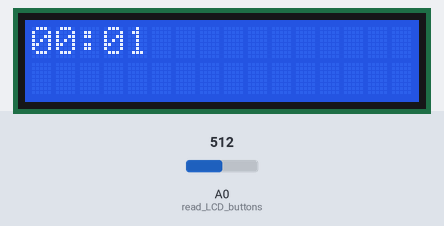
Bench run of a sketch on a simulated Arduino Uno, built with avr-gcc and run on an emulated ATmega328P. Parts: 16×2 character LCD. The test bench sets the inputs (shaded band); at power-on: A0 (read_LCD_buttons) = 512.

Above: at 0.2 s.
1.3 s: A0 (read_LCD_buttons) set to 430
At 4.1 s:
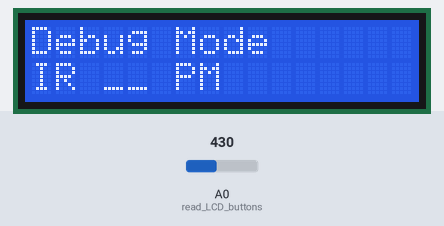
6.9 s: A0 (read_LCD_buttons) set to 456
At 8.26 s:
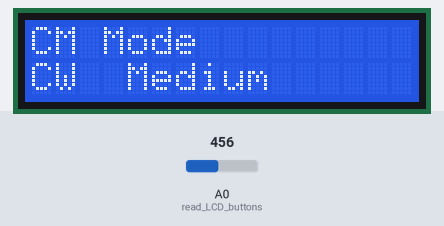
9.6 s: A0 (read_LCD_buttons) set to 306
At 11.0 s:
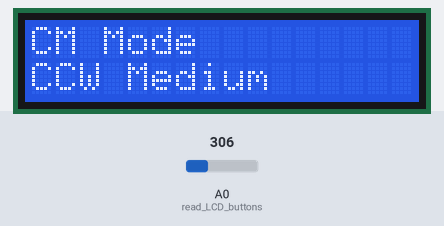
11.8 s: A0 (read_LCD_buttons) set to 280
At 13.5 s:
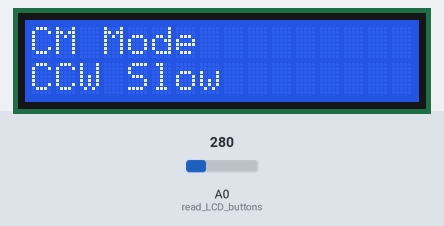
13.8 s: A0 (read_LCD_buttons) set to 146
15.6 s: A0 (read_LCD_buttons) set to 129
At 17.7 s:
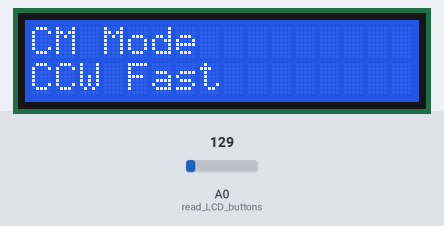
Timing chart, 0 to 18.9 s (numbered marks = the images above; inputs shaded):
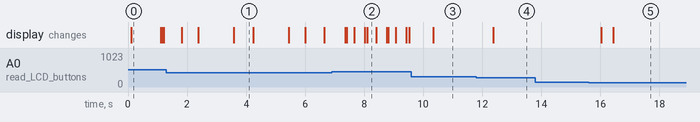

Measured:
- the behaviour switches between 439 and 440 on A0 (read_LCD_buttons) (found by bisection; images 1 and 2)
- the behaviour switches between 140 and 139 on A0 (read_LCD_buttons) (found by bisection; images 4 and 5)
- after the input at 1.3 s, the display: first changes after 0.52 s (image 1 shows a later state)
- after the input at 6.9 s, the display: first changes after 0.45 s (image 2 shows a later state)
- after the input at 9.6 s, the display: changes after 0.74 s (image 3)
- after the input at 11.8 s, the display: changes after 0.57 s (image 4)
- after the input at 13.8 s, every drawn part: stays the same
- after the input at 15.6 s, the display: first changes after 0.43 s (image 5 shows a later state)

The sketch:

Arduino_Project_Actuation___Sensing.ino
```cpp
// Subject: 48623 – Mechatronics 2
// Assessment 2 - Actuation & Sensing
// Student Name: Jeremy Myers
// Student Number:

// include the library code:
#include <LiquidCrystal.h>
#include <Stepper.h>
#include <avr/io.h>


// initialize the library with the numbers of the interface pins
LiquidCrystal lcd(8, 9, 4, 5, 6, 7);
volatile int counter = 0;
// define some values used by the panel and buttons
int lcd_key = 0;
#define btnUP 0
#define btnDOWN 1
#define btnRIGHT 2
#define btnLEFT 3
#define btnSELECT 4
#define btnNONE 5

#define modeStart 10
#define modeDebug 20
#define modeIR 30
#define modeCM 40
#define modePM 50
#define MOTOR_START 60
int currentMode = 10;

int MOTOR_SPEED = 1;
int MOTOR_DIR = 0;
int MOTOR_ANGLE = 0;
const int STEP_PER_REV = 2038; //full step of 28BYJ-48 Stepper Motor
Stepper myStepper = Stepper(STEP_PER_REV, 13, 11, 12, 3); //Third pin goes in 2nd spot

unsigned long previousCounter = counter;
bool blink = true;
int SELECTION = 1;
int CM_SELECT = 1;

void setup() {
  // TIMER 1 for interrupt frequency 1 Hz:
  cli(); // stop interrupts noInterrupts()
  TCCR1A = 0; // set entire TCCR1A register to 0
  TCCR1B = 0; // same for TCCR1B
  TCNT1  = 0; // initialize counter value to 0
  // Set Compare Match register for 1 Hz increments
  OCR1A = 62499; // = 16000000 / (256 * 1) - 1 (must be <65536)
  // Turn on Clear Timer on Compare Match (CTC) mode
  TCCR1B |= (1 << WGM12);
  // Set CS12, CS11 and CS10 bits for 256 prescaler
  TCCR1B |= (1 << CS12) | (0 << CS11) | (0 << CS10);
  // enable timer compare interrupt
  TIMSK1 |= (1 << OCIE1A);
  sei(); // allow interrupts interrupts()

  // set up the LCD's number of columns and rows:
  lcd.begin(16, 2);
  Serial.begin(9600);
  lcd.setCursor(0,0);
  lcd.print("00:00");
}

ISR(TIMER1_COMPA_vect)        // interrupt service routine
{
  counter++;
}

void loop() {
  lcd.setCursor(0,1);
  lcd_key = read_LCD_buttons();
  switch(currentMode) {
    case modeStart:
      startMode(counter);
      delay(250);
      break;
    case modeDebug:
      debugMode();
      delay(250);
      break;
    case modeIR:
      irMode();
      delay(250);
      break;
    case modeCM:
      cmMode();
      delay(250);
      break;
     case MOTOR_START:
      cmStart();
      delay(250);
      break;
    case modePM:
      pmMode();
      delay(250);
      break;
  }
}


//// START MODE ////
void startMode(int counter) {
  printClock(counter);
  delay(1000);
  lcd.setCursor(0,1);
  lcd.print("13036379");
  if(read_LCD_buttons() == btnSELECT) {
    currentMode = modeDebug;
    debugMode();
    delay(100);
  }
}

void printClock(int counter){
    int seconds, minutes = 0;
    seconds = counter % 60;
    minutes = counter / 60;
    printMinutes(minutes);
    printSeconds(seconds);
}

void printSeconds(int seconds){
  lcd.setCursor(2,0);
  lcd.print(":");
  if(seconds < 10){
    lcd.print("0");
    lcd.print(seconds);
  }
  else{
    lcd.print(seconds);
  }
}

void printMinutes(int minutes){
  lcd.setCursor(1,0);
  lcd.print(minutes);
  if(minutes > 10){
    lcd.setCursor(0,0);
    lcd.print(minutes);
  }
}

/// DEBUG MODE ///
void debugMode(){
  lcd.setCursor(0,0);
  lcd.print("Debug Mode");
  lcd.setCursor(0,1);
  if (counter != previousCounter){
    blink = !blink;
    previousCounter = counter;
  }
  delay(50);//debounce

  switch(SELECTION) {
    case 1:
      if (blink) {
        lcd.print("IR CM PM");
      } else {
        lcd.print("__ CM PM");
      }
      break;
    case 2:
      if (blink) {
        lcd.print("IR CM PM");
      } else {
        lcd.print("IR __ PM");
      }
      break;
    case 3:
      if (blink) {
        lcd.print("IR CM PM");
      } else {
        lcd.print("IR CM __");
      }
      break;
  }

  SELECTION = menuScroller(SELECTION, 3);
  if(read_LCD_buttons() == btnLEFT && SELECTION == 1) {
    SELECTION += 2;
    delay(100);
  }

  if(read_LCD_buttons() == btnRIGHT && SELECTION == 3) {
    SELECTION -= 2;
    delay(100);
  }
  if(read_LCD_buttons() == btnSELECT){
    currentMode = menuSelect(currentMode, SELECTION);
  }
}

int menuSelect(int currentMode, int slection){
  //Selecting specific mode
  if(SELECTION == 1) {
    currentMode = modeIR;
    delay(100);
  }

  if(SELECTION == 2) {
    currentMode = modeCM;
    SELECTION -= 1;
    delay(100);
  }

  if(SELECTION == 3) {
    currentMode = modePM;
    SELECTION -= 2;
    lcd.clear();
    delay(100);
  }

   return currentMode;
}

//// IR MODE ////
void irMode() {
  int val;
  val = analogRead(1);
  delay(500);
  lcd.setCursor(0,0);
  lcd.print("IR Mode    ");
  lcd.setCursor(0,1);
  lcd.print("0.00 mm     ");
  if(distConversion(val) >20 && distConversion(val) < 150){
    lcd.setCursor(0,1);
    lcd.print(distConversion(val));
    lcd.print("cm    ");
  }
  if(distConversion(val) < 20){
    lcd.setCursor(0,1);
    lcd.print("To Close    ");
  }
  else if(distConversion(val) > 150){
    lcd.setCursor(0,1);
    lcd.print("Out Of Range    ");
  }

  if(read_LCD_buttons() == btnSELECT){
    currentMode = modeDebug;
    lcd.clear();
    delay(100);
  }
}

int distConversion(int value){
    int irDistance;
    float b = -1.001;
    irDistance = 12814 * pow(value, b);
    return irDistance;
}

//// CM MODE ////
void cmMode() {
  lcd.setCursor(0,0);
  lcd.print("CM Mode    ");
  lcd.setCursor(0,1);
  if (counter != previousCounter){
    blink = !blink;
    previousCounter = counter;
  }
  delay(50);//debounce

  switch(CM_SELECT) {
    case 1:
      if (blink) {
        lcd.print("Start Exit");
      } else {
        lcd.print("_____ Exit");
      }
      break;
    case 2:
      if (blink) {
        lcd.print("Start Exit");
      } else {
        lcd.print("Start ____");
      }
      break;
  }

  CM_SELECT = menuScroller(CM_SELECT, 2);
  if(read_LCD_buttons() == btnLEFT && CM_SELECT == 1){
    CM_SELECT += 1;
  }
  if(read_LCD_buttons() == btnRIGHT && CM_SELECT == 2){
    CM_SELECT -= 1;
  }
  //SELECTION
  if(read_LCD_buttons() == btnSELECT && CM_SELECT == 1){
    lcd.clear();
    currentMode = MOTOR_START;
  }

  if(read_LCD_buttons() == btnSELECT && CM_SELECT == 2){
    currentMode = modeDebug;
    CM_SELECT -= 1;
    lcd.clear();
    delay(200);
  }
}

//// cmStart ///
void cmStart(){
    lcd.home();
    lcd.print("CM Mode    ");
    switch(MOTOR_DIR) {
    case 0:
      lcd.setCursor(0,1);
      lcd.print("CW ");
      break;
    case 1:
      lcd.setCursor(0,1);
      lcd.print("CCW ");
      break;
    }

    if(read_LCD_buttons() == btnLEFT && MOTOR_DIR == 0){
      MOTOR_DIR++;
    }
    if(read_LCD_buttons() == btnRIGHT && MOTOR_DIR == 1){
      MOTOR_DIR--;
    }

    switch(MOTOR_SPEED){
    case 0:
      //slow
      lcd.setCursor(4,1);
      lcd.print("Slow  ");
      delay(150);
      break;
    case 1:
      //medium
      lcd.setCursor(4,1);
      lcd.print("Medium  ");
      delay(150);
      break;
    case 2:
      //fast
      lcd.setCursor(4,1);
      lcd.print("Fast  ");
      delay(150);
      break;
    }
    if(read_LCD_buttons() == btnUP && MOTOR_SPEED < 3){
      MOTOR_SPEED++;
    }
    if(read_LCD_buttons() == btnDOWN && MOTOR_SPEED > 0){
      MOTOR_SPEED--;
    }

    if(read_LCD_buttons() == btnSELECT){
      currentMode = modeCM;
      MOTOR_SPEED = 1;
      MOTOR_DIR = 0;
      lcd.clear();
    }
    motorStart(MOTOR_SPEED, MOTOR_DIR);
}

void motorStart(int stepperSpeed, int stepperDir){
  int mSpeed;
  switch(stepperSpeed){
    case 0:
      mSpeed = 2;
      break;
    case 1:
      mSpeed = 5;
      break;
    case 2:
      mSpeed = 10;
      break;
  }
  int stepping = 1;
   while(read_LCD_buttons() == btnNONE){
    myStepper.setSpeed(mSpeed);
    myStepper.step(stepping);
    stepping += (getStepDir()*1);
  }

}

// To change the direction of rotation
int getStepDir(){
  if(MOTOR_DIR == 0) return 1;
  if(MOTOR_DIR == 1) return -1;
}

//// PM Mode ////
void pmMode(){
    printDefault();
    if(read_LCD_buttons() == btnUP && MOTOR_ANGLE < 360){
      MOTOR_ANGLE += 15;
      delay(500);
    }
    if(read_LCD_buttons() == btnDOWN && MOTOR_ANGLE > 0){
      MOTOR_ANGLE -= 15;
      delay(500);
    }
    if(read_LCD_buttons() == btnLEFT){
      MOTOR_ANGLE = 0;
      lcd.clear();
      printDefault();

    }
    if(read_LCD_buttons() == btnRIGHT){
      startPM(MOTOR_ANGLE);
      MOTOR_ANGLE = 0;
      lcd.clear();
      printDefault();
    }
    if(read_LCD_buttons() == btnSELECT){
      currentMode = modeDebug;
      lcd.clear();
    }
}

void startPM(int MOTOR_ANGLE){
    // Eqn: 2038/360 = 5.66 step per degree
    float STEPS_PER_DEGREE = 5.66;
    int angleLeft = MOTOR_ANGLE;
    bool isStepping = true;
    while(isStepping == true){
      myStepper.setSpeed(3);
      myStepper.step(STEPS_PER_DEGREE);
      if(angleLeft == 0){
        isStepping = false;
      }
      //
      if(angleLeft%1 == 0){
        printValue(angleLeft);
      }
      angleLeft--;
      delay(150);
    }
      lcd.clear();
      printDefault();
}

void printDefault(){
    lcd.setCursor(0,0);
    lcd.print("PM Mode    ");
    lcd.setCursor(0,1);
    lcd.print("SA: ");
    lcd.print(MOTOR_ANGLE);
    lcd.print("  ");
    lcd.setCursor(8,1);
    lcd.print("RA: ");
    lcd.print(MOTOR_ANGLE);
    lcd.print("  ");
}

void printValue(int remainder){
    lcd.setCursor(0,0);
    lcd.print("PM Mode    ");
    lcd.setCursor(0,1);
    lcd.print("SA: ");
    lcd.print(MOTOR_ANGLE);
    lcd.setCursor(8,1);
    lcd.print("RA: ");
    lcd.print(remainder);
    lcd.print("  ");
}

/// Frequently Used Functions ///
int read_LCD_buttons() {
  int adc = analogRead(A0);
  if (adc > 1000) return btnNONE;
  else if (adc < 50) return btnRIGHT;
  else if (adc < 140) return btnUP;
  else if (adc < 290) return btnDOWN;
  else if (adc < 440) return btnLEFT;
  else if (adc < 690){
    delay(50);
    return btnSELECT;
  }
  return btnNONE;
}

int menuScroller(int SELECTION, int maxLen){
  //Scrolling through SELECTIONs
  if(read_LCD_buttons() == btnRIGHT && SELECTION < maxLen) {
    SELECTION++;
    delay(250);
  }
  if(read_LCD_buttons() == btnLEFT && SELECTION > 1) {
    SELECTION--;
    delay(250);
  }
   return SELECTION;
}
```
